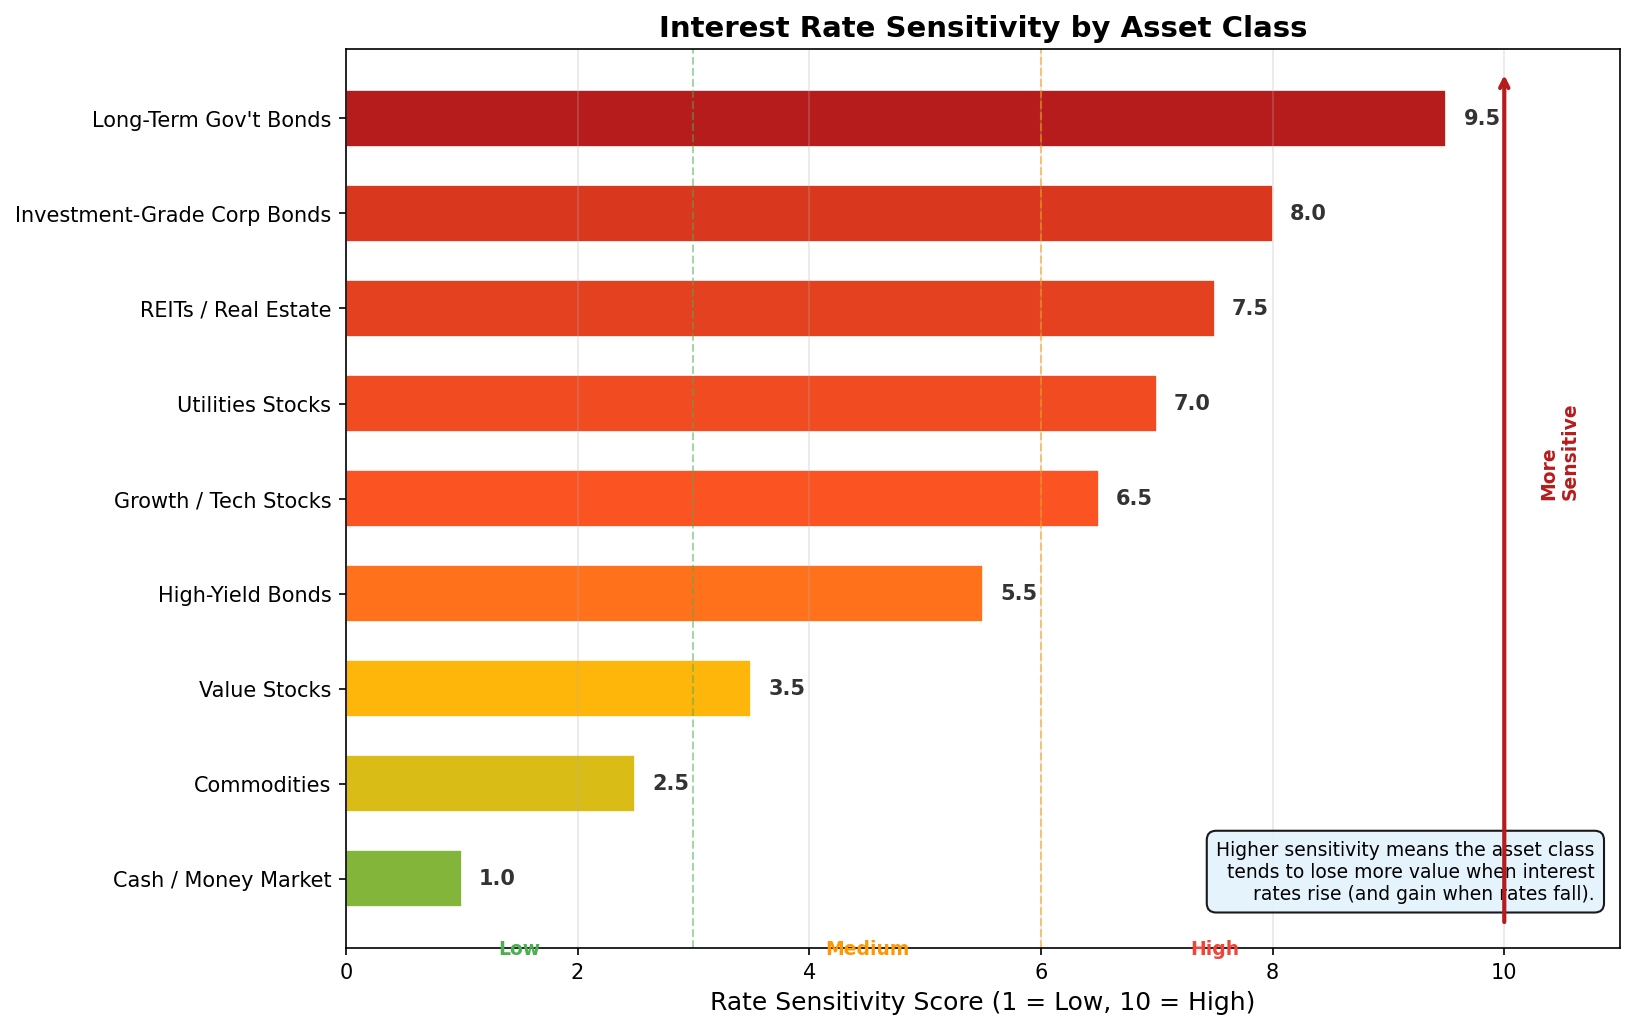

This figure's Python source:
"""
Week 34: Interest Rate Sensitivity by Asset Class
====================================================
Horizontal bar chart ranking how sensitive different asset classes
are to interest-rate changes. Colour-coded from high to low.

Output: week34_rate_sensitivity.png
"""

import numpy as np
import matplotlib.pyplot as plt
from matplotlib.colors import LinearSegmentedColormap

# -------------------------------------------------------------------
# Data: asset classes and their relative rate sensitivity (1-10 scale)
# -------------------------------------------------------------------
asset_classes = [
    "Long-Term Gov't Bonds",
    "Investment-Grade Corp Bonds",
    "REITs / Real Estate",
    "Utilities Stocks",
    "Growth / Tech Stocks",
    "High-Yield Bonds",
    "Value Stocks",
    "Commodities",
    "Cash / Money Market",
]

# Sensitivity score (higher = more affected by rate changes)
sensitivity = [9.5, 8.0, 7.5, 7.0, 6.5, 5.5, 3.5, 2.5, 1.0]

# Sort by sensitivity (ascending so highest appears at top)
sorted_pairs = sorted(zip(sensitivity, asset_classes))
sensitivity_sorted = [p[0] for p in sorted_pairs]
classes_sorted = [p[1] for p in sorted_pairs]

# -------------------------------------------------------------------
# Colour mapping: green (low sensitivity) -> red (high sensitivity)
# -------------------------------------------------------------------
cmap = LinearSegmentedColormap.from_list(
    "rate_sens", ["#4CAF50", "#FFC107", "#FF5722", "#B71C1C"]
)
norm_vals = np.array(sensitivity_sorted) / max(sensitivity_sorted)
bar_colors = [cmap(v) for v in norm_vals]

# -------------------------------------------------------------------
# Plotting
# -------------------------------------------------------------------
fig, ax = plt.subplots(figsize=(11, 7))

y_pos = np.arange(len(classes_sorted))

bars = ax.barh(y_pos, sensitivity_sorted, height=0.6,
               color=bar_colors, edgecolor="white", linewidth=0.8)

# Value labels at end of each bar
for bar, val in zip(bars, sensitivity_sorted):
    ax.text(bar.get_width() + 0.15, bar.get_y() + bar.get_height() / 2,
            f"{val:.1f}", va="center", fontsize=10, fontweight="bold",
            color="#333")

# Category labels
ax.set_yticks(y_pos)
ax.set_yticklabels(classes_sorted, fontsize=10)

# Sensitivity zones
ax.axvline(3.0, color="#4CAF50", linewidth=1, linestyle="--", alpha=0.5)
ax.axvline(6.0, color="#FF9800", linewidth=1, linestyle="--", alpha=0.5)

ax.text(1.5, -0.8, "Low", ha="center", fontsize=9, color="#4CAF50",
        fontweight="bold")
ax.text(4.5, -0.8, "Medium", ha="center", fontsize=9, color="#FF9800",
        fontweight="bold")
ax.text(7.5, -0.8, "High", ha="center", fontsize=9, color="#F44336",
        fontweight="bold")

# Interpretation box
info_text = (
    "Higher sensitivity means the asset class\n"
    "tends to lose more value when interest\n"
    "rates rise (and gain when rates fall)."
)
ax.text(0.98, 0.05, info_text, transform=ax.transAxes, fontsize=9,
        verticalalignment="bottom", horizontalalignment="right",
        bbox=dict(boxstyle="round,pad=0.5", facecolor="#E3F2FD", alpha=0.9))

# Arrow showing direction
ax.annotate("", xy=(10, len(classes_sorted) - 0.5),
            xytext=(10, -0.5),
            arrowprops=dict(arrowstyle="->", color="#B71C1C", lw=2))
ax.text(10.3, len(classes_sorted) / 2, "More\nSensitive",
        ha="left", va="center", fontsize=9, color="#B71C1C",
        fontweight="bold", rotation=90)

# Labels and formatting
ax.set_title("Interest Rate Sensitivity by Asset Class",
             fontsize=14, fontweight="bold")
ax.set_xlabel("Rate Sensitivity Score (1 = Low, 10 = High)", fontsize=12)
ax.grid(True, axis="x", alpha=0.3)
ax.set_xlim(0, 11)

plt.tight_layout()
plt.savefig("B:/chanmainvest/tutorial/course/animation/week34_rate_sensitivity.png",
            dpi=150, bbox_inches="tight")
plt.close()
print("Saved week34_rate_sensitivity.png")
